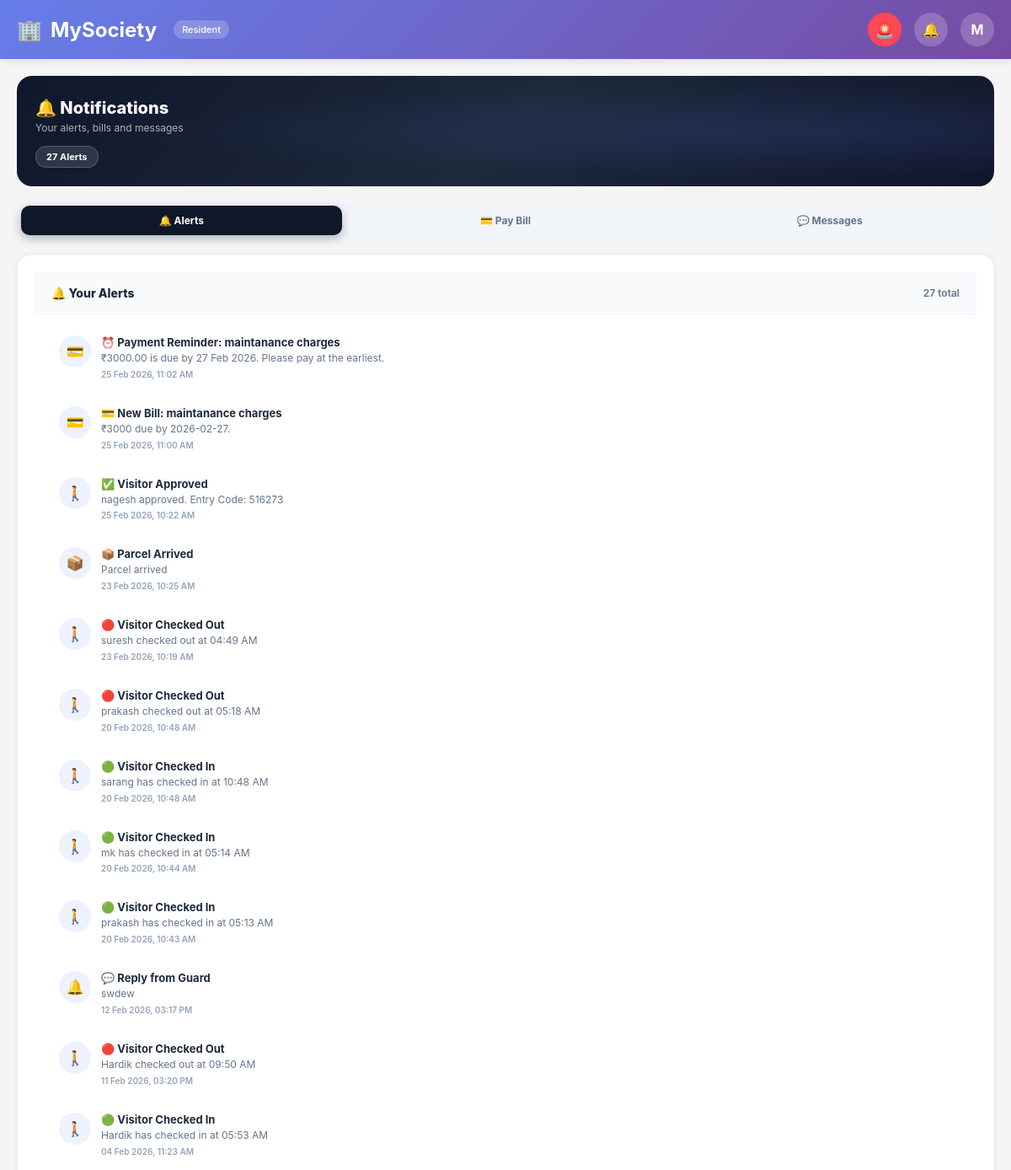
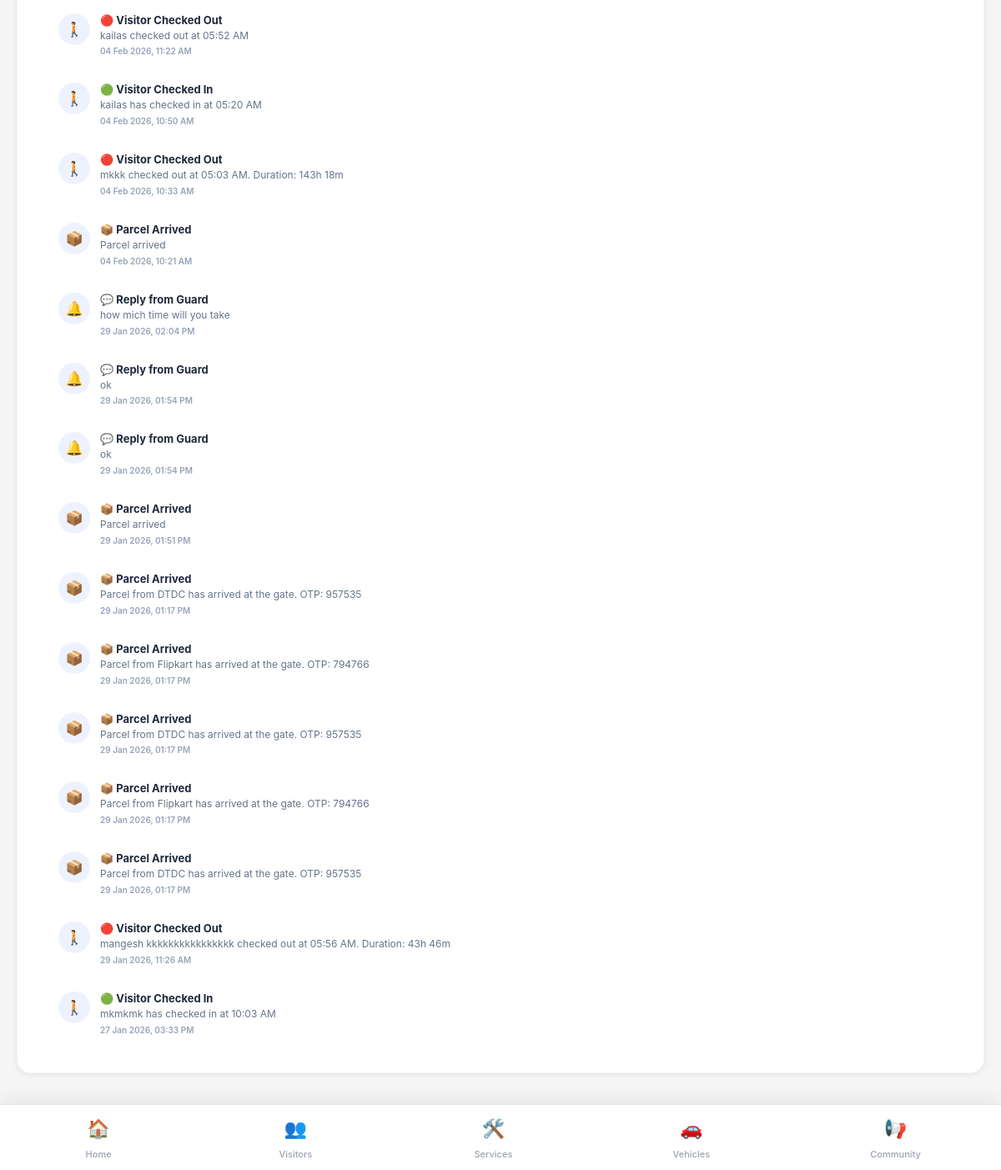
Page /resident/notifications/ (signed in) on the committed database (2 pictures, top to bottom).
### core/models.py (models this page shows, shortened)
class UserProfile(models.Model):
    ROLE_CHOICES = (
        ('resident', 'Resident'),
        ('guard', 'Guard'),
        ('guard_admin', 'Guard Admin'),
        ('society_admin', 'Society Admin'),
        ('admin', 'Super Admin'),
        ('service_provider', 'Service Provider'),
    )
    STATUS_CHOICES = (
        ('pending', 'Pending'),
        ('approved', 'Approved'),
        ('rejected', 'Rejected'),
    )
    user = models.OneToOneField(User, on_delete=models.CASCADE)
    role = models.CharField(
        max_length=20,
        choices=ROLE_CHOICES
    )
    society = models.ForeignKey(
        Society,
        on_delete=models.SET_NULL,
        null=True,
        blank=True
    )
    apartment = models.ForeignKey(
        Apartment,
        on_delete=models.SET_NULL,
        null=True,
        blank=True
    )
    phone = models.CharField(max_length=15)
    address = models.TextField(blank=True)
    status = models.CharField(
        max_length=20,
        choices=STATUS_CHOICES,
        default='pending'
    )
    class Meta:
        indexes = [
            models.Index(fields=["role", "status"]),
        ]

class Notification(models.Model):
    user = models.ForeignKey(
        User,
        on_delete=models.CASCADE,
        related_name="notifications"
    )
    sender = models.ForeignKey(
        User,
        on_delete=models.SET_NULL,
        null=True,
        blank=True,
        related_name="sent_notifications"
    )
    parent = models.ForeignKey(
        "self",
        on_delete=models.CASCADE,
        null=True,
        blank=True,
        related_name="replies"
    )
    title = models.CharField(max_length=255)
    message = models.TextField()
    visitor = models.ForeignKey(
        Visitor,
        on_delete=models.SET_NULL,
        null=True,
        blank=True,
        related_name="notifications"
    )
    is_read = models.BooleanField(default=False)
    created_at = models.DateTimeField(auto_now_add=True)
    class Meta:
        ordering = ["-created_at"]

### core/views.py (the view)
# urls.py: path("resident/notifications/",views.resident_notifications,name="resident_notifications"),
@login_required
@role_required("resident")
def resident_notifications(request):
    user    = request.user
    profile = user.userprofile
    notifications = Notification.objects.filter(
        user=user
    ).order_by('-created_at')
    unread_qs = notifications.filter(is_read=False)
    unread_count = unread_qs.count()
    if unread_count > 0:
        unread_qs.update(is_read=True)
    unread_count = 0
    today = timezone.now().date()
    BillPayer.objects.filter(
        user=user,
        status='pending',
        bill__due_date__lt=today
    ).update(status='overdue')
    all_bp = BillPayer.objects.filter(
        user=user
    ).select_related('bill').order_by('-bill__created_at')
    pending_bill_payers = [bp for bp in all_bp if bp.status == 'pending']
    overdue_bill_payers = [bp for bp in all_bp if bp.status == 'overdue']
    paid_bill_payers    = [bp for bp in all_bp if bp.status == 'paid']
    total_unread = ChatMessage.objects.filter(
        receiver=user,
        is_read=False
    ).exclude(sender=user).count()
    return render(request, 'resident_notifications.html', {
        'profile':              profile,
        'user':                 user,
        'notifications':        notifications,
        'unread_count':         unread_count,
        'pending_bill_payers':  pending_bill_payers,
        'overdue_bill_payers':  overdue_bill_payers,
        'paid_bill_payers':     paid_bill_payers,
        'pending_bills_count':  len(pending_bill_payers),
        'overdue_bills_count':  len(overdue_bill_payers),
        'paid_bills_count':     len(paid_bill_payers),
        'total_unread':         total_unread,
    })

### core/context_processors.py (called while the page is built, shortened)
def base_context(request):
    if not request.user.is_authenticated:
        return {}
    profile = getattr(request.user, "userprofile", None)
    return {
        "current_user": request.user,
        "current_role": profile.role if profile else None,
        "notification_count": Notification.objects.filter(
            user=request.user,
            is_read=False
        ).count(),
    }

def global_context(request):
    if not request.user.is_authenticated:
        return {
            "notification_count": 0,
            "current_user": None,
            "current_role": None,
        }
    user = request.user
    profile = getattr(user, "userprofile", None)
    unread_chat = ChatMessage.objects.filter(
        receiver=user,
        is_read=False
    ).count()
    unread_notifications = Notification.objects.filter(
        user=user,
        is_read=False
    ).count()
    return {
        "current_user": user,
        "current_role": profile.role if profile else None,
        "notification_count": unread_chat + unread_notifications,
    }

def guard_notification_count(request):
    return {"guard_notification_count": 0}

def notification_count(request):
    if not request.user.is_authenticated:
        return {'notification_count': 0}
    try:
        unread_chat = ChatMessage.objects.filter(
            receiver=request.user,
            is_read=False
        ).count()
        unread_notif = Notification.objects.filter(
            user=request.user,
            is_read=False
        ).count()
        total = unread_chat + unread_notif
    except Exception:
        total = 0
    return {'notification_count': total}

### templates/resident_notifications.html (shortened to what this page needs)
{% extends "base.html" %}
{% load custom_filters %}
{% block content %}
<div class="notif-hero">
    <h1>🔔 Notifications</h1>
    <p>Your alerts, bills and messages</p>
    <div class="hero-badges">
        <span class="hero-badge">{{ notifications.count }} Alerts</span>
    </div>
</div>
<div class="tab-nav">
    <button class="tab-btn active" onclick="switchTab(this,'pNotifs')">
        🔔 Alerts
    </button>
    <button class="tab-btn" onclick="switchTab(this,'pPayBill')">
        💳 Pay Bill
    </button>
    <button class="tab-btn" onclick="switchTab(this,'pChat')">
        💬 Messages
    </button>
</div>
<div id="pNotifs" class="tab-panel active">
    <div class="card">
        <div class="card-hd">
            <span class="card-hd-title">🔔 Your Alerts</span>
            <span style="font-size:12px;color:#64748b;font-weight:600;">{{ notifications.count }} total</span>
        </div>
        <div class="card-body" style="padding:10px 12px;">
            {% if notifications %}
            <div class="notif-list">
                {% for n in notifications %}
                <div class="notif-item {% if not n.is_read %}unread{% endif %}">
                    <div class="notif-icon">
                        {% if "visitor" in n.title|lower or "check in" in n.title|lower or "checked in" in n.title|lower %}🚶
                        {% elif "check out" in n.title|lower or "checked out" in n.title|lower %}🚪
                        {% elif "sos" in n.title|lower or "emergency" in n.title|lower %}🚨
                        {% elif "payment" in n.title|lower or "bill" in n.title|lower %}💳
                        {% elif "parcel" in n.title|lower or "delivery" in n.title|lower %}📦
                        {% elif "maintenance" in n.title|lower %}🔧
                        {% elif "complaint" in n.title|lower %}📢
                        {% elif "approved" in n.title|lower %}✅
                        {% elif "rejected" in n.title|lower %}❌
                        {% elif "reminder" in n.title|lower %}⏰
                        {% else %}🔔{% endif %}
                    </div>
                    <div class="notif-content">
                        <h4>{{ n.title }}</h4>
                        <p>{{ n.message }}</p>
                        <div class="notif-time">
                            {{ n.created_at|date:"d M Y, h:i A" }}
                        </div>
                    </div>
                </div>
                {% endfor %}
            </div>
            {% else %}
            <div class="empty-st">
                <div class="ico">🔔</div>
                <p>No alerts yet</p>
                <small>You're all caught up!</small>
            </div>
            {% endif %}
        </div>
    </div>
</div>
{% endblock %}

### templates/base.html (shortened to what this page needs)
<!DOCTYPE html>
<html lang="en">
<head>
</head>
<body>
    <header class="header">
        <div class="header-content">
            <div class="logo">
                <span>{% block logo_icon %}🏢{% endblock %}</span>
                <span>MySociety</span>
                {% if current_role %}
                <span class="role-badge">{{ current_role|title }}</span>
                {% endif %}
            </div>
            <div class="header-actions">
                <div class="sos-icon" title="SOS / Panic Alert" onclick="sendSOS()">🚨</div>
                <a href="{% url 'resident_notifications' %}" class="notification-icon">
                    <span>🔔</span>
                </a>
                <a href="{% url 'profile' %}" class="profile-icon" title="My Profile">
                    {{ current_user.username|slice:":1"|upper }}
                </a>
            </div>
        </div>
    </header>
    <main class="main-content">
        {% block content %}{% endblock %}
    </main>
    <nav class="bottom-nav">
        {% if current_role == "resident" %}
            <a href="{% url 'resident_dashboard' %}"
               class="nav-item {% block nav_home %}{% endblock %}">
                <div class="nav-icon">🏠</div>
                <span>Home</span>
            </a>
            <a href="{% url 'resident_visitors' %}"
               class="nav-item {% block nav_visitors %}{% endblock %}">
                <div class="nav-icon">👥</div>
                <span>Visitors</span>
            </a>
            <a href="{% url 'resident_services' %}"
               class="nav-item {% block nav_services %}{% endblock %}">
                <div class="nav-icon">🛠️</div>
                <span>Services</span>
            </a>
            <a href="{% url 'resident_vehicles' %}"
               class="nav-item {% block nav_vehicles %}{% endblock %}">
                <div class="nav-icon">🚗</div>
                <span>Vehicles</span>
            </a>
            <a href="{% url 'resident_notices' %}"
               class="nav-item {% block nav_community %}{% endblock %}">
                <div class="nav-icon">📢</div>
                <span>Community</span>
            </a>
        {% elif current_role == "guard" %}
            <a href="{% url 'guard_dashboard' %}"
               class="nav-item {% block nav_guard_gate %}{% endblock %}">
                <div class="nav-icon">🛡️</div>
                <span>Gate</span>
            </a>
        {% endif %}
    </nav>
</body>
</html>

### rows in the picture
UserProfile: role "Resident"
Notification: title "⏰ Payment Reminder: maintanance charges", message "₹3000.00 is due by 27 Feb 2026. Please pay at the earliest.", created_at "25 Feb 2026, 11:02 AM"
Notification: title "💳 New Bill: maintanance charges", message "₹3000 due by 2026-02-27.", created_at "25 Feb 2026, 11:00 AM"
Notification: title "✅ Visitor Approved", message "nagesh approved. Entry Code: 516273", created_at "25 Feb 2026, 10:22 AM"
Notification: title "📦 Parcel Arrived", message "Parcel arrived", created_at "23 Feb 2026, 10:25 AM"
Notification: title "🔴 Visitor Checked Out", message "suresh checked out at 04:49 AM", created_at "23 Feb 2026, 10:19 AM"
Notification: title "🔴 Visitor Checked Out", message "prakash checked out at 05:18 AM", created_at "20 Feb 2026, 10:48 AM"
Notification: title "🟢 Visitor Checked In", message "sarang has checked in at 10:48 AM", created_at "20 Feb 2026, 10:48 AM"
Notification: title "🟢 Visitor Checked In", message "mk has checked in at 05:14 AM", created_at "20 Feb 2026, 10:44 AM"
Notification: title "🟢 Visitor Checked In", message "prakash has checked in at 05:13 AM", created_at "20 Feb 2026, 10:43 AM"
Notification: title "💬 Reply from Guard", message "swdew", created_at "12 Feb 2026, 03:17 PM"
Notification: title "🔴 Visitor Checked Out", message "Hardik checked out at 09:50 AM", created_at "11 Feb 2026, 03:20 PM"
Notification: title "🟢 Visitor Checked In", message "Hardik has checked in at 05:53 AM", created_at "04 Feb 2026, 11:23 AM"
Notification: title "🔴 Visitor Checked Out", message "kailas checked out at 05:52 AM", created_at "04 Feb 2026, 11:22 AM"
Notification: title "🟢 Visitor Checked In", message "kailas has checked in at 05:20 AM", created_at "04 Feb 2026, 10:50 AM"
Notification: title "🔴 Visitor Checked Out", message "mkkk checked out at 05:03 AM. Duration: 143h 18m", created_at "04 Feb 2026, 10:33 AM"
Notification: title "📦 Parcel Arrived", message "Parcel arrived", created_at "04 Feb 2026, 10:21 AM"
Notification: title "💬 Reply from Guard", message "how mich time will you take", created_at "29 Jan 2026, 02:04 PM"
Notification: title "💬 Reply from Guard", message "ok", created_at "29 Jan 2026, 01:54 PM"
Notification: title "💬 Reply from Guard", message "ok", created_at "29 Jan 2026, 01:54 PM"
Notification: title "📦 Parcel Arrived", message "Parcel arrived", created_at "29 Jan 2026, 01:51 PM"
Notification: title "📦 Parcel Arrived", message "Parcel from DTDC has arrived at the gate. OTP: 957535", created_at "29 Jan 2026, 01:17 PM"
Notification: title "📦 Parcel Arrived", message "Parcel from Flipkart has arrived at the gate. OTP: 794766", created_at "29 Jan 2026, 01:17 PM"
Notification: title "📦 Parcel Arrived", message "Parcel from DTDC has arrived at the gate. OTP: 957535", created_at "29 Jan 2026, 01:17 PM"
Notification: title "📦 Parcel Arrived", message "Parcel from Flipkart has arrived at the gate. OTP: 794766", created_at "29 Jan 2026, 01:17 PM"
Notification: title "📦 Parcel Arrived", message "Parcel from DTDC has arrived at the gate. OTP: 957535", created_at "29 Jan 2026, 01:17 PM"
Notification: title "🔴 Visitor Checked Out", message "mangesh kkkkkkkkkkkkkkkk checked out at 05:56 AM. Duration: 43h 46m", created_at "29 Jan 2026, 11:26 AM"
Notification: title "🟢 Visitor Checked In", message "mkmkmk has checked in at 10:03 AM", created_at "27 Jan 2026, 03:33 PM"

### other values in the picture
{{ current_user.username|slice:":1"|upper }} "M"
{{ notifications.count }} "27"
